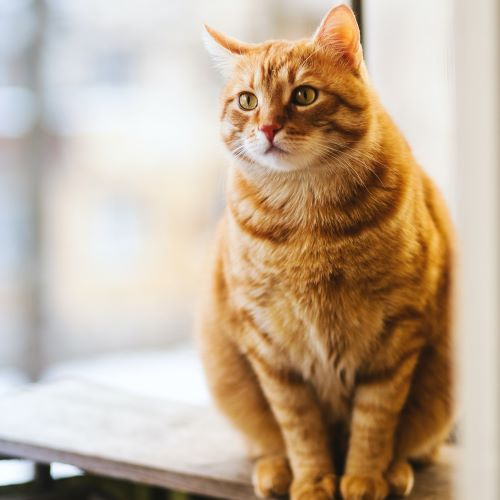
#> input picture practice/cat.jpg, 500 x 500 px
$ python cl_spaces.py
#> lines starting #> are read from the running program, lines starting #| are printed output that depends on the picture
import cv2 as cv
import matplotlib.pyplot as plt

# opencv displays a BGR img while matplotlib displays it as RGB img
# and so we have iversion in colors in both the imgs
img = cv.imread('cat.jpg')
#> img is the input picture: shape (500, 500, 3); mean B, G, R 151.1, 173.1, 193.6
gray = cv.cvtColor(img,cv.COLOR_BGR2GRAY)
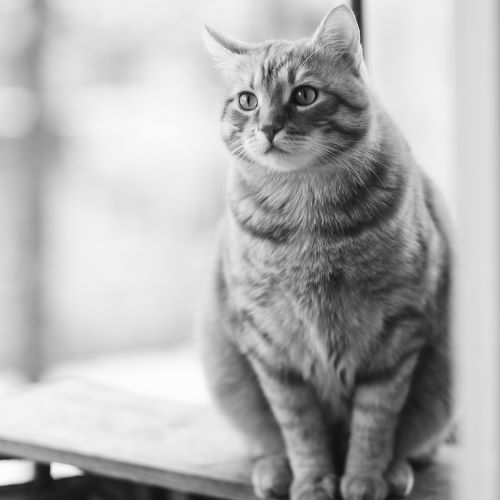
#> gray: shape (500, 500); min 12, max 254, mean 176.7

plt.imshow(img)
plt.show()

hsv=cv.cvtColor(img,cv.COLOR_BGR2HSV)
#> hsv: shape (500, 500, 3); mean H, S, V 36.9, 76.1, 195.8
cv.imshow('hsv',hsv)        # lab is washed down version of hsv

rgb=cv.cvtColor(img,cv.COLOR_BGR2RGB)
cv.imshow('rgb',rgb)
cv.waitKey(1000)

plt.imshow(rgb)
plt.show()

$ run again, with practice/nature.jpg copied over practice/cat.jpg
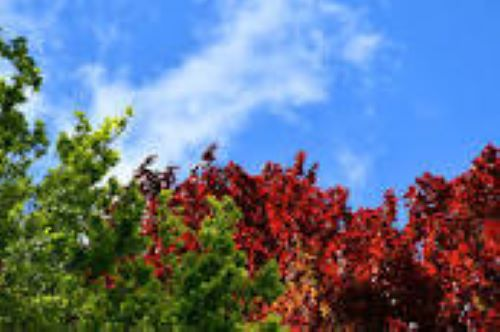
#> input picture practice/nature.jpg, 500 x 332 px
#> img is the input picture: shape (332, 500, 3); mean B, G, R 137.6, 115.3, 100.6
#> `gray = cv.cvtColor(img,cv.COLOR_BGR2GRAY)`:
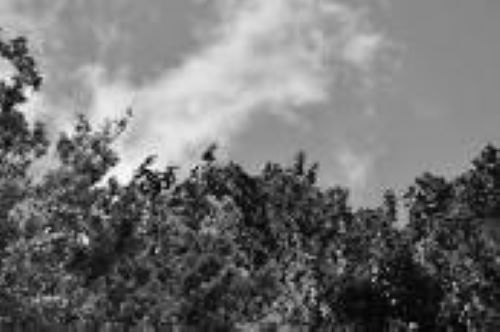
#> gray: shape (332, 500); min 0, max 253, mean 113.4
#> hsv: shape (332, 500, 3); mean H, S, V 76.4, 158, 169
